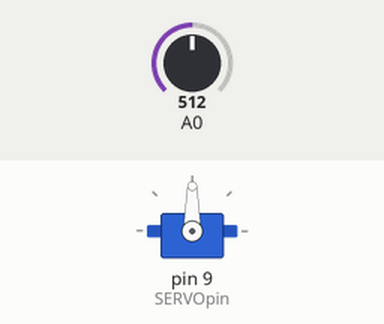
The sketch below on a simulated Arduino Uno, built with avr-gcc and run on an emulated ATmega328P. Shown: servo. The inputs (shaded band) are chosen by the test bench; at power-on: A0 = 512.

Above: at 1.2 s.
1.3 s: A0 set to 716
At 1.7 s:
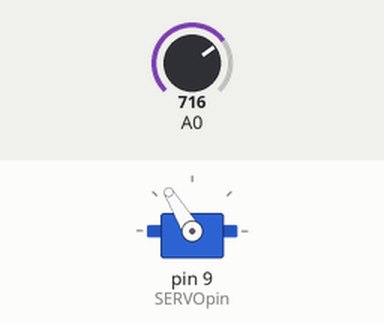
2.8 s: A0 set to 900
At 3.7 s:
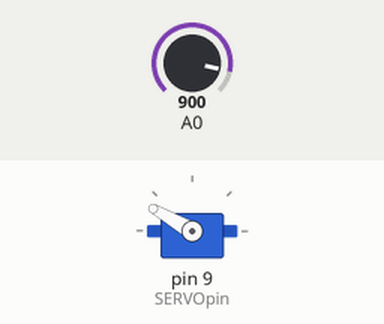
4.3 s: A0 set to 1023
At 5.2 s:
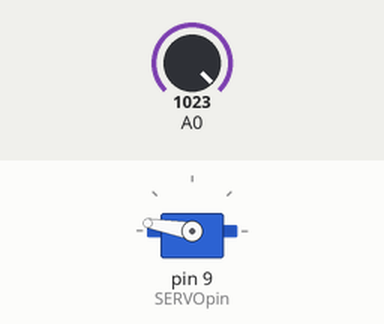
5.8 s: A0 set to 306
At 7.0 s:
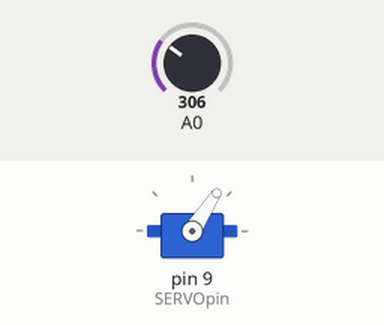
7.3 s: A0 set to 122
At 8.7 s:
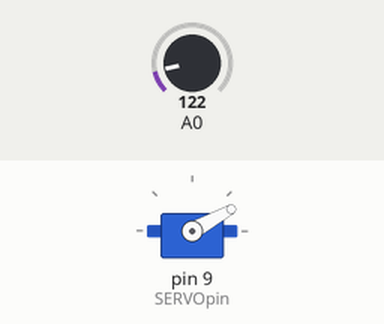
Timing chart, 0 to 9.8 s (numbered marks = the images above; inputs shaded):
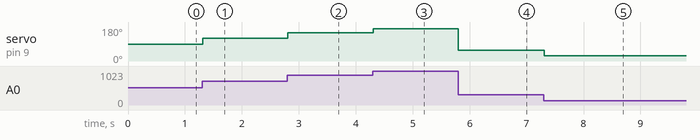

The sketch:

p07_servopot.ino
```cpp
#include <Servo.h>
const int SERVOpin = 9;
Servo Motor1;	//Declara el objeto Servo con el nombre Motor1
unsigned int val;
void setup()
{
  Serial.begin(9600);
  Motor1.attach(SERVOpin);	//Asigna el pin 9 al Servo Motor1
}

void loop()
{
  val = analogRead(0);	//Realiza una lectura analogica del pot
  val = map(val, 0, 1023, 10, 170); //mapea los valores adc al rango del servo
  Motor1.write(val); //Mueve el servo un angulo 0-180
  delay(15);	//retardo
}
```

Measured:
- after the input at 1.3 s, servo on pin 9 (SERVOpin): 90° → 121° at once
- after the input at 2.8 s, servo on pin 9 (SERVOpin): 121° → 150° at once
- after the input at 4.3 s, servo on pin 9 (SERVOpin): 150° → 170° at once
- after the input at 5.8 s, servo on pin 9 (SERVOpin): 170° → 57° at once
- after the input at 7.3 s, servo on pin 9 (SERVOpin): 57° → 29° at once
